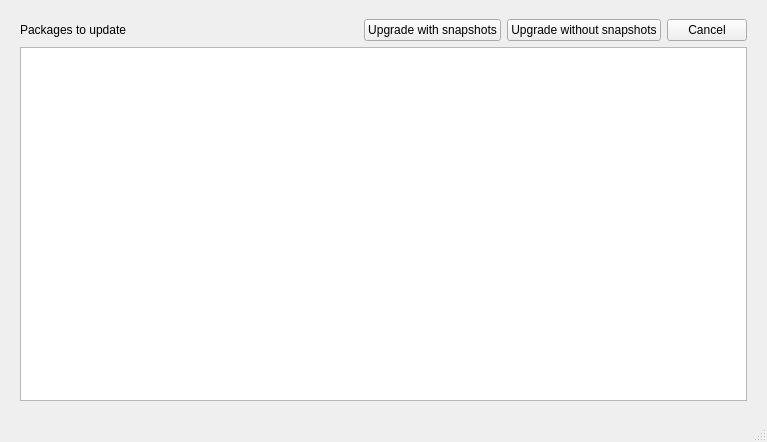
<?xml version="1.0" encoding="UTF-8"?>
<ui version="4.0">
 <class>UpdatesWindow</class>
 <widget class="QMainWindow" name="UpdatesWindow">
  <property name="geometry">
   <rect>
    <x>0</x>
    <y>0</y>
    <width>767</width>
    <height>442</height>
   </rect>
  </property>
  <property name="windowTitle">
   <string>Packages to update</string>
  </property>
  <widget class="QWidget" name="centralwidget">
   <layout class="QVBoxLayout" name="verticalLayout_2">
    <property name="leftMargin">
     <number>10</number>
    </property>
    <property name="rightMargin">
     <number>10</number>
    </property>
    <item>
     <layout class="QVBoxLayout" name="verticalLayout">
      <property name="leftMargin">
       <number>10</number>
      </property>
      <property name="topMargin">
       <number>10</number>
      </property>
      <property name="rightMargin">
       <number>10</number>
      </property>
      <property name="bottomMargin">
       <number>10</number>
      </property>
      <item>
       <layout class="QHBoxLayout" name="horizontalLayout">
        <item>
         <widget class="QLabel" name="label_updates">
          <property name="text">
           <string>Packages to update</string>
          </property>
         </widget>
        </item>
        <item>
         <spacer name="horizontalSpacer">
          <property name="orientation">
           <enum>Qt::Horizontal</enum>
          </property>
          <property name="sizeHint" stdset="0">
           <size>
            <width>40</width>
            <height>20</height>
           </size>
          </property>
         </spacer>
        </item>
        <item>
         <widget class="QPushButton" name="button_upgrade_system">
          <property name="toolTip">
           <string>Upgrade the system creating a previous snapshot and removing old snapshots according to configuration</string>
          </property>
          <property name="text">
           <string>Upgrade with snapshots</string>
          </property>
         </widget>
        </item>
        <item>
         <widget class="QPushButton" name="button_upgrade_system_without_snapshots">
          <property name="toolTip">
           <string>Upgrade the system without creating snapshots</string>
          </property>
          <property name="text">
           <string>Upgrade without snapshots</string>
          </property>
         </widget>
        </item>
        <item>
         <widget class="QPushButton" name="button_cancel">
          <property name="text">
           <string>Cancel</string>
          </property>
         </widget>
        </item>
       </layout>
      </item>
      <item>
       <widget class="QTextEdit" name="text_edit_console"/>
      </item>
     </layout>
    </item>
   </layout>
  </widget>
  <widget class="QStatusBar" name="statusbar"/>
 </widget>
 <resources/>
 <connections/>
</ui>
